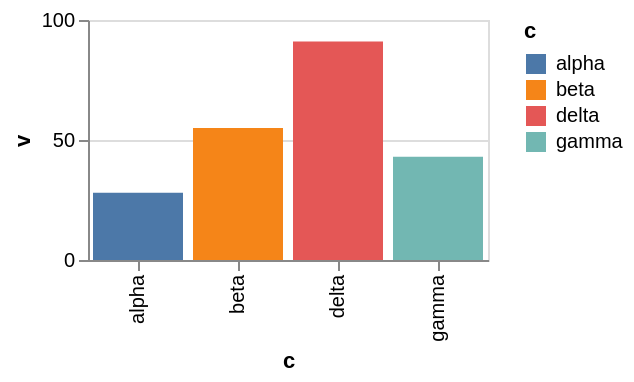

Vega-Lite specification for this chart:
### Vega-Lite specification from a JSON file in a GitHub repository (floating-point values rounded to 4 significant figures)
{"$schema": "https://vega.github.io/schema/vega-lite/v6.json", "width": 200, "height": 120, "data": {"values": [{"c": "alpha", "v": 28, "w": 3, "t": "2024-01-07"}, {"c": "beta", "v": 55, "w": 7, "t": "2024-03-19"}, {"c": "gamma", "v": 43, "w": 5, "t": "2024-06-02"}, {"c": "delta", "v": 91, "w": 9, "t": "2024-09-11"}]}, "mark": "bar", "encoding": {"x": {"field": "c", "type": "nominal"}, "y": {"field": "v", "type": "quantitative"}, "color": {"field": "c", "type": "nominal"}}, "config": {"legend": {"symbolFillColor": "orchid"}}}
